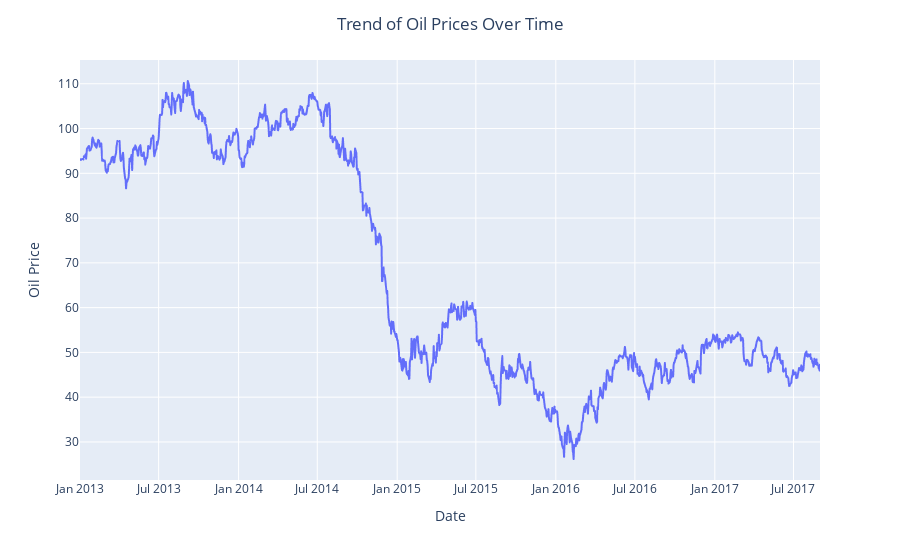

The code cell stored with this chart in its notebook:
### Markdown cell above
### Trend of Crude oil Prices

### Code cell
# Visualizing the 'dcoilwtico' column to confirm if the trend is consistent.
fig = px.line(oil, x='date', y='dcoilwtico')
fig.update_layout(title='Trend of Oil Prices Over Time', title_x=0.5, xaxis_title='Date', yaxis_title='Oil Price')
fig.show()

### Figure 1 — Plotly figure (JSON) as saved in the notebook; plotly's stock layout.template omitted (floating-point values rounded to 4 significant figures; data arrays with more than 128 entries replaced by an {"elided": "..."} marker saying what was removed)
{"data": [{"hovertemplate": "date=%{x}<br>dcoilwtico=%{y}<extra></extra>", "legendgroup": "", "line": {"color": "#636efa", "dash": "solid"}, "marker": {"symbol": "circle"}, "mode": "lines", "name": "", "showlegend": false, "type": "scattergl", "x": {"elided": "1218 str values"}, "xaxis": "x", "y": {"elided": "1218 float values"}, "yaxis": "y"}], "layout": {"legend": {"tracegroupgap": 0}, "margin": {"t": 60}, "title": {"text": "Trend of Oil Prices Over Time", "x": 0.5}, "xaxis": {"anchor": "y", "domain": [0, 1], "title": {"text": "Date"}}, "yaxis": {"anchor": "x", "domain": [0, 1], "title": {"text": "Oil Price"}}}}
